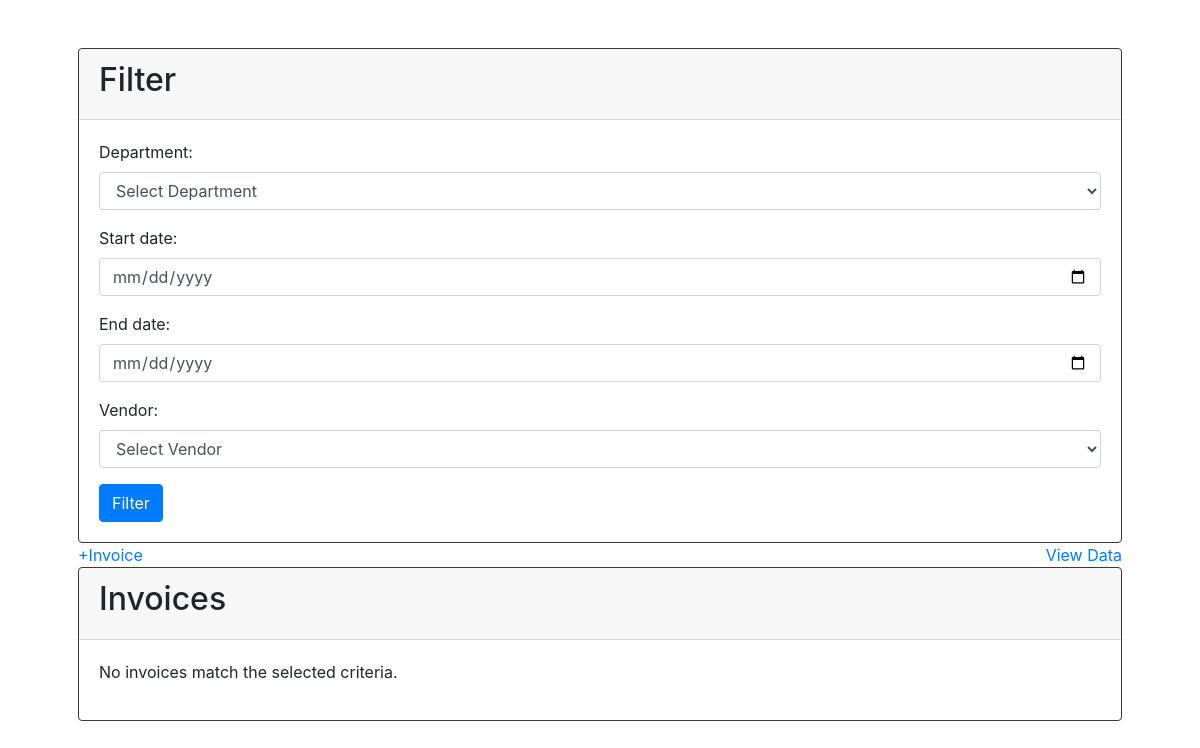
Before: / with the older database file.
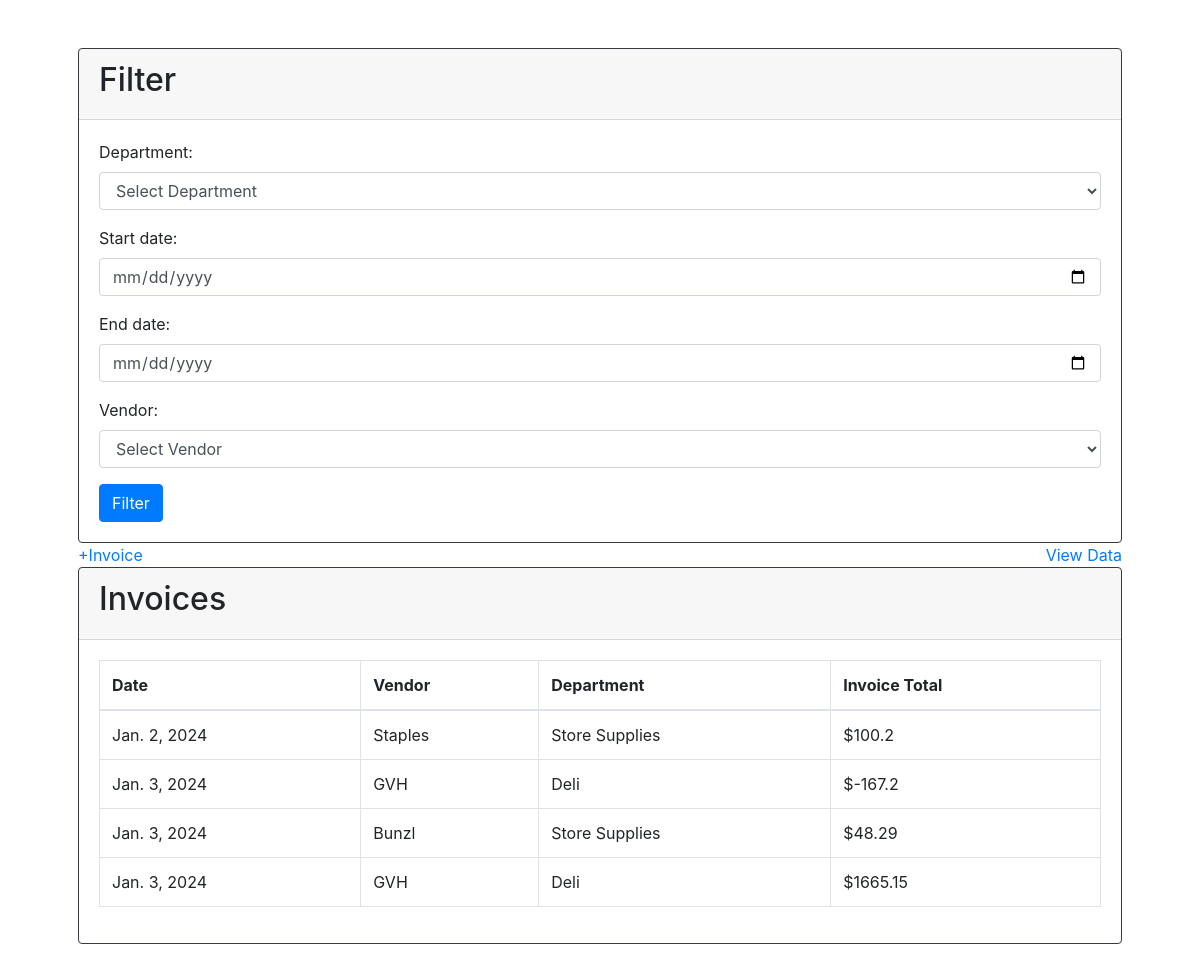
After: the same page with the newer database file.
### invoice_app/models.py (models this page shows, shortened)
class Invoice(models.Model):
    vendor = models.ForeignKey(
        'Vendor', on_delete=models.CASCADE, null=True, blank=True)
    department = models.ForeignKey(
        'Department', on_delete=models.CASCADE, null=True, blank=True)
    total = models.FloatField()
    date = models.DateField()
    created_at = models.DateTimeField(auto_now_add=True)

class Vendor(models.Model):
    name = models.CharField(max_length=128)
    def __str__(self):
        return str(self.name)

class Department(models.Model):
    name = models.CharField(max_length=128)
    number = models.IntegerField()
    def __str__(self):
        return str(self.name)

### invoice_app/views.py (the view, shortened to what this page needs)
# urls.py: path('', views.home, name="home"),
def home(request):
    invoices = Invoice.objects.all()
    form = InvoiceFilterForm()
    total_sum = 0
    context = {
        'invoices': invoices,
        'form': form,
        'total_sum': total_sum,
    }
    return render(request, 'index.html', context)

### invoice_app/forms.py
class InvoiceFilterForm(forms.Form):
    department = forms.ModelChoiceField(queryset=Department.objects.all(
    ), required=False, label='Department', empty_label='Select Department')
    date_start = forms.DateField(required=False, label='Start date', widget=forms.DateInput(
        attrs={'type': 'date', 'class': 'form-control'}))
    date_end = forms.DateField(required=False, label='End date', widget=forms.DateInput(
        attrs={'type': 'date', 'class': 'form-control'}))
    vendor_name = forms.ModelChoiceField(queryset=Vendor.objects.all(
    ), required=False, label='Vendor', empty_label="Select Vendor")
    def __init__(self, *args, **kwargs):
        super().__init__(*args, **kwargs)
        self.fields['department'].widget.attrs.update(
            {'class': 'form-control'})
        self.fields['vendor_name'].widget.attrs.update(
            {'class': 'form-control'})
        self.fields['date_start'].widget.attrs.update(
            {'class': 'form-control'})
        self.fields['date_end'].widget.attrs.update(
            {'class': 'form-control'})

### invoice_app/templates/index.html (shortened to what this page needs)
{% extends 'main.html' %}
{% block content %}
<div class="container p-5">
    <div class="card border border-dark">
        <div class="card-header">
            <h2>Filter</h2>
        </div>
        <div class="card-body">
            <form method="post" action="{% url 'home' %}">
                {{ form.as_p }}
                <button class="btn btn-primary" type="submit">Filter</button>
            </form>
        </div>
    </div>
    <div class="d-flex justify-content-between">
        <a href="{% url 'create-invoice' %}">+Invoice</a>
        <a  href="{% url 'invoice-total-view' %}">View Data</a>
    </div>
    <div class="card border border-dark">
        <div class="card-header d-flex justify-content-between align-items-center">
            <h2>Invoices</h2>
        </div>
        <div class="card-body">
            {% if invoices %}
                <table id="invoiceTable" class="table table-bordered">
                    <thead>
                        <tr>
                            <th>Date</th>
                            <th>Vendor</th>
                            <th>Department</th>
                            <th>Invoice Total</th>
                        </tr>
                    </thead>
                    <tbody>
                        {% for invoice in invoices %}
                            <tr>
                                <td>{{ invoice.date }}</td>
                                <td>{{ invoice.vendor }}</td>
                                <td>{{ invoice.department }}</td>
                                <td>${{ invoice.total }}</td>
                            </tr>
                        {% endfor %}
                    </tbody>
                </table>
            {% else %}
                <p>No invoices match the selected criteria.</p>
            {% endif %}
        </div>
    </div>
</div>
{% endblock %}

### invoice_app/templates/main.html (shortened to what this page needs)
<!DOCTYPE html>
<html lang="en">
<head>
    {% load static %}
    <link href="https://stackpath.bootstrapcdn.com/bootstrap/4.5.2/css/bootstrap.min.css" rel="stylesheet">
</head>
<body >
    {% block content %}
    {% endblock %}
</body>
</html>

Changed rows visible on the page:
added Invoice: date "Jan. 2, 2024", vendor "Staples", department "Store Supplies", total "100.2"
added Invoice: date "Jan. 3, 2024", vendor "GVH", department "Deli", total "-167.2"
added Invoice: date "Jan. 3, 2024", vendor "Bunzl", department "Store Supplies", total "48.29"
added Invoice: date "Jan. 3, 2024", vendor "GVH", department "Deli", total "1665.15"
Other visible differences:
text no longer shown: "No invoices match the selected criteria."
text now shown: "Date Vendor Department Invoice Total"
